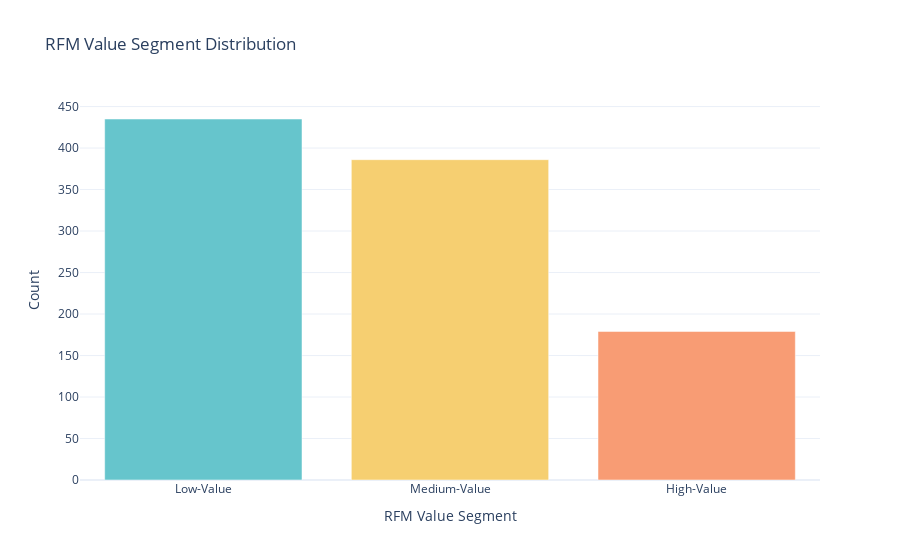

Source (notebook cell):
### Code cell
pastel_colors = px.colors.qualitative.Pastel

# Create the bar chart
segment_chart= px.bar(segment_counts, x='Value Segment', y='Count', 
                          color='Value Segment', color_discrete_sequence=pastel_colors,
                          title='RFM Value Segment Distribution')

# Update the layout
segment_chart.update_layout(xaxis_title='RFM Value Segment',
                              yaxis_title='Count',
                              showlegend=False)

# Show the figure
segment_chart.show()

### Figure 1 — Plotly figure (JSON) as saved in the notebook; plotly's stock layout.template omitted (floating-point values rounded to 4 significant figures)
{"data": [{"hovertemplate": "Value Segment=%{x}<br>Count=%{y}<extra></extra>", "legendgroup": "Low-Value", "marker": {"color": "rgb(102, 197, 204)", "pattern": {"shape": ""}}, "name": "Low-Value", "orientation": "v", "showlegend": true, "textposition": "auto", "type": "bar", "x": ["Low-Value"], "xaxis": "x", "y": [435], "yaxis": "y"}, {"hovertemplate": "Value Segment=%{x}<br>Count=%{y}<extra></extra>", "legendgroup": "Medium-Value", "marker": {"color": "rgb(246, 207, 113)", "pattern": {"shape": ""}}, "name": "Medium-Value", "orientation": "v", "showlegend": true, "textposition": "auto", "type": "bar", "x": ["Medium-Value"], "xaxis": "x", "y": [386], "yaxis": "y"}, {"hovertemplate": "Value Segment=%{x}<br>Count=%{y}<extra></extra>", "legendgroup": "High-Value", "marker": {"color": "rgb(248, 156, 116)", "pattern": {"shape": ""}}, "name": "High-Value", "orientation": "v", "showlegend": true, "textposition": "auto", "type": "bar", "x": ["High-Value"], "xaxis": "x", "y": [179], "yaxis": "y"}], "layout": {"barmode": "relative", "legend": {"title": {"text": "Value Segment"}, "tracegroupgap": 0}, "showlegend": false, "title": {"text": "RFM Value Segment Distribution"}, "xaxis": {"anchor": "y", "categoryarray": ["Low-Value", "Medium-Value", "High-Value"], "categoryorder": "array", "domain": [0, 1], "title": {"text": "RFM Value Segment"}}, "yaxis": {"anchor": "x", "domain": [0, 1], "title": {"text": "Count"}}}}
